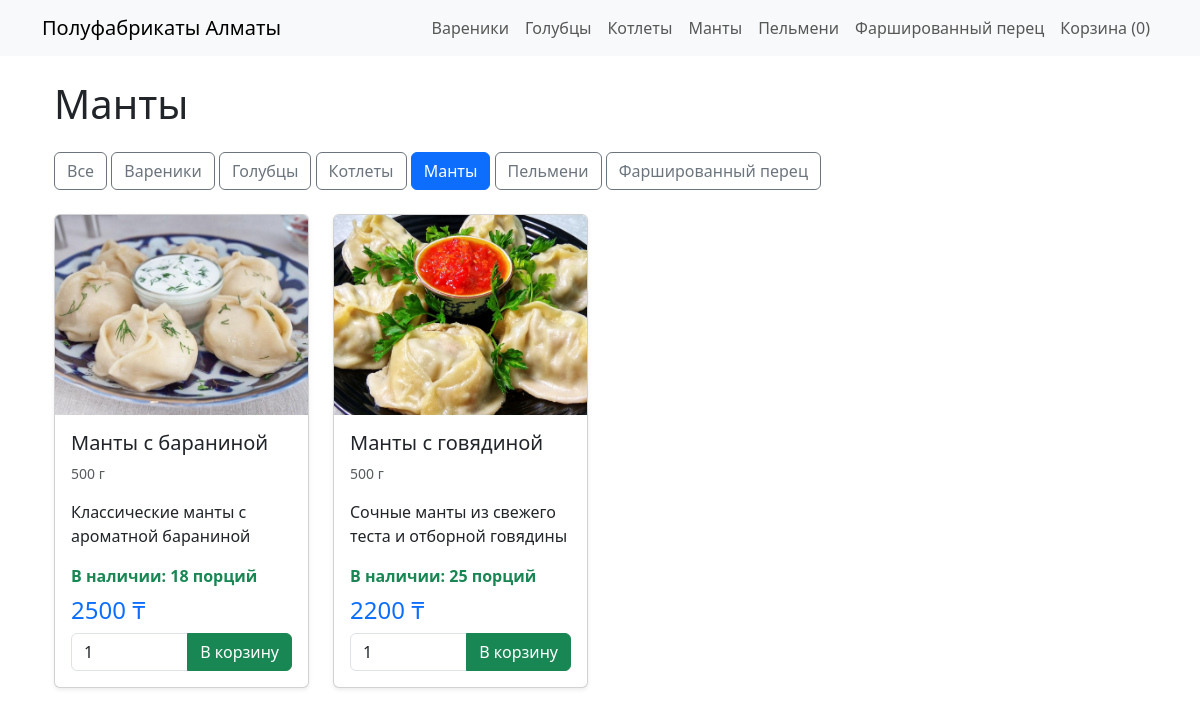
The page /manty/ on the database its author committed.
### shop/models.py (models this page shows, shortened)
class Category(models.Model):
    name = models.CharField('Название', max_length=100)
    slug = models.SlugField('ЧПУ (латиницей)', unique=True)
    class Meta:
        verbose_name = 'Категория'
        verbose_name_plural = 'Категории'          # ← будет в меню
        ordering = ['name']

class Product(models.Model):
    category = models.ForeignKey(Category, verbose_name='Категория', on_delete=models.CASCADE)
    name = models.CharField('Название товара', max_length=200)
    slug = models.SlugField('ЧПУ (латиницей)', unique=True)
    image = models.ImageField('Фото', upload_to='products/', blank=True)
    description = models.TextField('Описание')
    price = models.DecimalField('Цена (₸)', max_digits=10, decimal_places=0)
    weight = models.IntegerField('Вес (грамм)')
    available = models.BooleanField('В продаже', default=True)
    stock = models.PositiveIntegerField('Остаток на складе', default=0)
    class Meta:
        verbose_name = 'Товар'
        verbose_name_plural = 'Товары'             # ← будет в меню
        ordering = ['name']

### shop/views.py (the view)
# urls.py: path('', views.product_list, name='product_list'),
def product_list(request, category_slug=None):
    category = None
    categories = Category.objects.all()
    products = Product.objects.filter(available=True)
    if category_slug:
        category = get_object_or_404(Category, slug=category_slug)
        products = products.filter(category=category)
    return render(request, 'shop/product_list.html', {
        'category': category, 'categories': categories, 'products': products
    })

### shop/context_processors.py (called while the page is built)
def menu(request):
    return {'categories': Category.objects.all()}

### templates/shop/product_list.html (shortened to what this page needs)
{% extends 'base.html' %}
{% load static %}
{% block content %}
<div class="container">
    <h1 class="my-4">
        {% if category %}
            {{ category.name }}
        {% else %}
            Все товары
        {% endif %}
    </h1>
    <div class="mb-4">
        <a href="{% url 'shop:product_list' %}" class="btn {% if not category %}btn-primary{% else %}btn-outline-secondary{% endif %}">Все</a>
        {% for c in categories %}
            <a href="{{ c.get_absolute_url }}" class="btn {% if category == c %}btn-primary{% else %}btn-outline-secondary{% endif %}">
                {{ c.name }}
            </a>
        {% endfor %}
    </div>
    <div class="row row-cols-1 row-cols-md-3 row-cols-lg-4 g-4">
        {% for product in products %}
            <div class="col">
                <div class="card h-100 shadow-sm">
                    {% if product.image %}
                        <img src="{{ product.image.url }}" class="card-img-top" alt="{{ product.name }}" style="height: 200px; object-fit: cover;">
                    {% else %}
                        <div class="bg-light border d-flex align-items-center justify-content-center" style="height: 200px;">
                            <small class="text-muted">Фото скоро</small>
                        </div>
                    {% endif %}
                    <div class="card-body d-flex flex-column">
                        <h5 class="card-title">{{ product.name }}</h5>
                        <p class="card-text text-muted small">
                            {{ product.weight }} г
                        </p>
                        <p class="card-text flex-grow-1">
                            {{ product.description|truncatewords:15 }}
                        </p>
                        {% if product.stock > 0 %}
                            <p class="text-success fw-bold mb-2">
                                В наличии: <strong>{{ product.stock }}</strong> порций
                            </p>
                        {% else %}
                            <p class="text-danger fw-bold mb-2">Нет в наличии</p>
                        {% endif %}
                        <div class="mt-auto">
                            <div class="d-flex justify-content-between align-items-center mb-2">
                                <span class="h4 text-primary mb-0">{{ product.price }} ₸</span>
                            </div>
                            {% if product.stock > 0 %}
                                <form method="post" action="{% url 'cart:add' product.id %}">
                                    <div class="input-group">
                                        <input type="number" name="quantity" value="1" min="1" max="{{ product.stock }}"
                                               class="form-control" style="width: 70px;" required>
                                        <button type="submit" class="btn btn-success">
                                            В корзину
                                        </button>
                                    </div>
                                </form>
                            {% else %}
                                <button class="btn btn-secondary w-100" disabled>
                                    Нет в наличии
                                </button>
                            {% endif %}
                        </div>
                    </div>
                </div>
            </div>
        {% empty %}
            <div class="col-12">
                <div class="alert alert-info text-center">
                    Товаров пока нет. Загляните позже!
                </div>
            </div>
        {% endfor %}
    </div>
</div>
{% endblock %}

### templates/base.html (shortened to what this page needs)
<!DOCTYPE html>
<html lang="ru">
<head>
    <link href="https://cdn.jsdelivr.net/npm/bootstrap@5.3.0/dist/css/bootstrap.min.css" rel="stylesheet">
    {% load static %}
</head>
<body>
    <nav class="navbar navbar-expand-lg navbar-light bg-light">
        <div class="container">
            <a class="navbar-brand" href="{% url 'shop:product_list' %}">Полуфабрикаты Алматы</a>
            <div class="navbar-nav">
                {% for c in categories %}
                    <a class="nav-link" href="{{ c.get_absolute_url }}">{{ c.name }}</a>
                {% endfor %}
                <a class="nav-link" href="{% url 'cart:cart_detail' %}">Корзина ({{ request.session.cart|length }})</a>
            </div>
        </div>
    </nav>
    <div class="container mt-4">
        {% block content %}{% endblock %}
    </div>
</body>
</html>

### rows shown on the page
Category: name "Вареники"
Category: name "Голубцы"
Category: name "Котлеты"
Category: name "Манты"
Category: name "Пельмени"
Category: name "Фаршированный перец"
Product: image (picture), name "Манты с бараниной", weight "500", description "Классические манты с ароматной бараниной", stock "18", price "2500"
Product: image (picture), name "Манты с говядиной", weight "500", description "Сочные манты из свежего теста и отборной говядины", stock "25", price "2200"

### other values the page prints
{{ request.session.cart|length }} "0"
